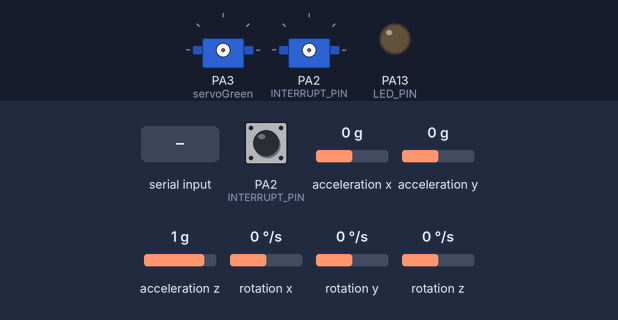
Bench run of a program on a simulated STM32 Blue Pill. On the bench: 2 × servo, output pins drawn as LEDs (lit = HIGH). Inputs (shaded band) come from the test bench; at power-on: rotation z 0 °/s, acceleration z 1 g, acceleration x 0 g, acceleration y 0 g, PA2 (INTERRUPT_PIN) LOW, rotation x 0 °/s, rotation y 0 °/s. The sensor or clock chip raises its interrupt line as the real part does; what the program prints to the serial monitor is not drawn.

Above: at 0.8 s.
0.9 s: "1\n" received over Serial
At 1.53 s:
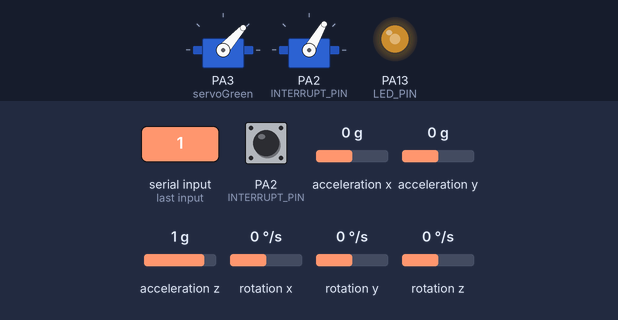
3.9 s: rotation z set to -192 °/s
At 4.73 s:
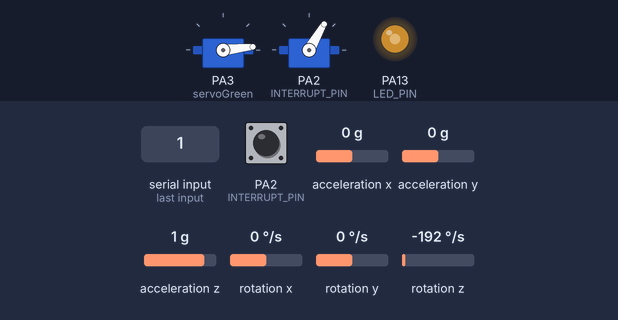
6.9 s: acceleration z set to 0.1 g
At 7.44 s:
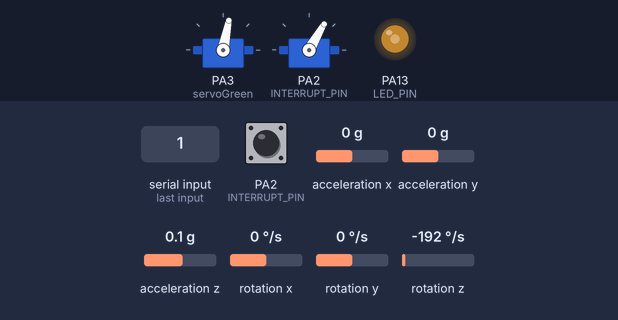
9.9 s: acceleration z set to -0.2 g
12.9 s: acceleration x set to 0.8 g
At 15.53 s:
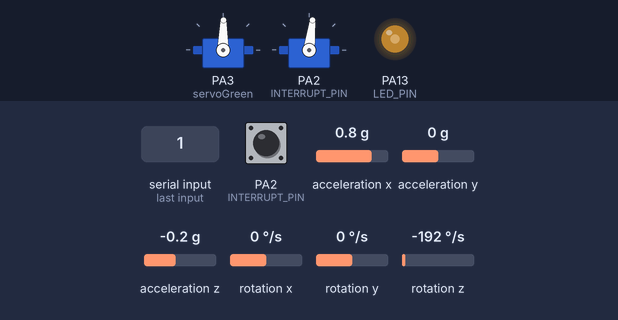
15.9 s: acceleration y set to -1.4 g
Timing chart, 0 to 27.8 s (numbered marks = the images above; inputs shaded):
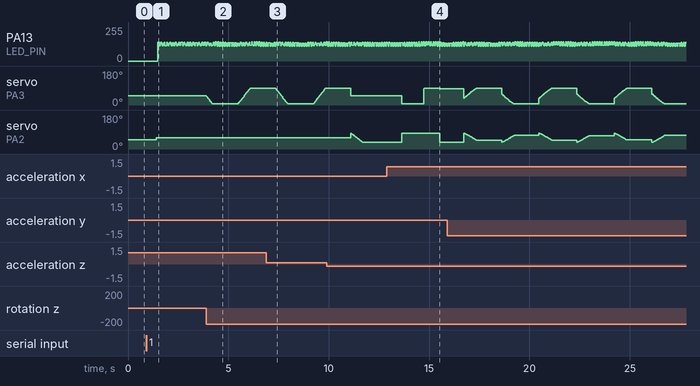

Measured:
- after the input at 0.9 s, servo on PA2 (INTERRUPT_PIN): 48° → 60° after 0.51 s
- after the input at 12.9 s, servo on PA3 (servoGreen): 48° → 7° after 0.75 s, → 89° 1.1 s later, → 87° 0.80 s later

The program:

main.cpp
```cpp
// I2Cdev and MPU6050 must be installed as libraries, or else the .cpp/.h files
// for both classes must be in the include path of your project
#include <Arduino.h>
#include <Servo.h>

#include "I2Cdev.h"
#include "MPU6050_6Axis_MotionApps20.h"
//#include "MPU6050.h" // not necessary if using MotionApps include file

// Arduino Wire library is required if I2Cdev I2CDEV_ARDUINO_WIRE implementation
// is used in I2Cdev.h
#if I2CDEV_IMPLEMENTATION == I2CDEV_ARDUINO_WIRE
#include "Wire.h"
#endif

// class default I2C address is 0x68
// specific I2C addresses may be passed as a parameter here
// AD0 low = 0x68 (default for SparkFun breakout and InvenSense evaluation
// board) AD0 high = 0x69
MPU6050 mpu;
// MPU6050 mpu(0x69); // <-- use for AD0 high

Servo servoGreen;  // create servo object to control a servo
Servo servoPink;
int potpin = 0;

/* =========================================================================
   NOTE: In addition to connection 3.3v, GND, SDA, and SCL, this sketch
   depends on the MPU-6050's INT pin being connected to the Arduino's
   external interrupt #0 pin. On the Arduino Uno and Mega 2560, this is
   digital I/O pin 2.
 * ========================================================================= */

#define INTERRUPT_PIN 2  // use pin 2 on Arduino Uno & most boards
#define LED_PIN 13       // (Arduino is 13, Teensy is 11, Teensy++ is 6)
bool blinkState = false;

// MPU control/status vars
bool dmpReady = false;  // set true if DMP init was successful
uint8_t mpuIntStatus;   // holds actual interrupt status byte from MPU
uint8_t devStatus;    // return status after each device operation (0 = success,
                      // !0 = error)
uint16_t packetSize;  // expected DMP packet size (default is 42 bytes)
uint16_t fifoCount;   // count of all bytes currently in FIFO
uint8_t fifoBuffer[64];  // FIFO storage buffer

// orientation/motion vars
Quaternion q;    // [w, x, y, z]         quaternion container
VectorInt16 aa;  // [x, y, z]            accel sensor measurements
VectorInt16
    aaReal;  // [x, y, z]            gravity-free accel sensor measurements
VectorInt16
    aaWorld;  // [x, y, z]            world-frame accel sensor measurements
VectorFloat gravity;  // [x, y, z]            gravity vector
float euler[3];       // [psi, theta, phi]    Euler angle container
float
    ypr[3];  // [yaw, pitch, roll]   yaw/pitch/roll container and gravity vector

// packet structure for InvenSense teapot demo
uint8_t teapotPacket[14] = {'$', 0x02, 0, 0,    0,    0,    0,
                            0,   0,    0, 0x00, 0x00, '\r', '\n'};

// ================================================================
// ===               INTERRUPT DETECTION ROUTINE                ===
// ================================================================

volatile bool mpuInterrupt =
    false;  // indicates whether MPU interrupt pin has gone high
void dmpDataReady() { mpuInterrupt = true; }

// ================================================================
// ===                      INITIAL SETUP                       ===
// ================================================================

void setup() {
// join I2C bus (I2Cdev library doesn't do this automatically)
#if I2CDEV_IMPLEMENTATION == I2CDEV_ARDUINO_WIRE
    Wire.begin();
    Wire.setClock(400000);  // 400kHz I2C clock. Comment this line if having
                            // compilation difficulties
#elif I2CDEV_IMPLEMENTATION == I2CDEV_BUILTIN_FASTWIRE
    Fastwire::setup(400, true);
#endif

    // initialize serial communication
    // (115200 chosen because it is required for Teapot Demo output, but it's
    // really up to you depending on your project)
    Serial.begin(115200);
    while (!Serial)
        ;  // wait for Leonardo enumeration, others continue immediately

    // NOTE: 8MHz or slower host processors, like the Teensy @ 3.3V or Arduino
    // Pro Mini running at 3.3V, cannot handle this baud rate reliably due to
    // the baud timing being too misaligned with processor ticks. You must use
    // 38400 or slower in these cases, or use some kind of external separate
    // crystal solution for the UART timer.

    // initialize device
    Serial.println(F("Initializing I2C devices..."));
    mpu.initialize();
    pinMode(INTERRUPT_PIN, INPUT);

    // verify connection
    Serial.println(F("Testing device connections..."));
    Serial.println(mpu.testConnection() ? F("MPU6050 connection successful")
                                        : F("MPU6050 connection failed"));

    // wait for ready
    Serial.println(
        F("\nSend any character to begin DMP programming and demo: "));
    while (Serial.available() && Serial.read())
        ;  // empty buffer
    while (!Serial.available())
        ;  // wait for data
    while (Serial.available() && Serial.read())
        ;  // empty buffer again

    // load and configure the DMP
    Serial.println(F("Initializing DMP..."));
    devStatus = mpu.dmpInitialize();

    // supply your own gyro offsets here, scaled for min sensitivity
    mpu.setXGyroOffset(220);
    mpu.setYGyroOffset(76);
    mpu.setZGyroOffset(-85);
    mpu.setZAccelOffset(1788);  // 1688 factory default for my test chip

    // make sure it worked (returns 0 if so)
    if (devStatus == 0) {
        // Calibration Time: generate offsets and calibrate our MPU6050
        mpu.CalibrateAccel(6);
        mpu.CalibrateGyro(6);
        mpu.PrintActiveOffsets();
        // turn on the DMP, now that it's ready
        Serial.println(F("Enabling DMP..."));
        mpu.setDMPEnabled(true);

        // enable Arduino interrupt detection
        Serial.print(
            F("Enabling interrupt detection (Arduino external interrupt "));
        Serial.print(digitalPinToInterrupt(INTERRUPT_PIN));
        Serial.println(F(")..."));
        attachInterrupt(digitalPinToInterrupt(INTERRUPT_PIN), dmpDataReady,
                        RISING);
        mpuIntStatus = mpu.getIntStatus();

        // set our DMP Ready flag so the main loop() function knows it's okay to
        // use it
        Serial.println(F("DMP ready! Waiting for first interrupt..."));
        dmpReady = true;

        // get expected DMP packet size for later comparison
        packetSize = mpu.dmpGetFIFOPacketSize();
    } else {
        // ERROR!
        // 1 = initial memory load failed
        // 2 = DMP configuration updates failed
        // (if it's going to break, usually the code will be 1)
        Serial.print(F("DMP Initialization failed (code "));
        Serial.print(devStatus);
        Serial.println(F(")"));
    }

    // configure LED for output
    pinMode(LED_PIN, OUTPUT);

    // Control Servos
    servoGreen.attach(A3, 1000, 2500);
    servoPink.attach(A2, 1000, 2500);

    servoPink.write(48);
    servoGreen.write(48);
}

// ================================================================
// ===                    MAIN PROGRAM LOOP                     ===
// ================================================================

void loop() {
    // if programming failed, don't try to do anything
    if (!dmpReady) return;
    // read a packet from FIFO
    if (mpu.dmpGetCurrentFIFOPacket(fifoBuffer)) {  // Get the Latest packet
        // display quaternion values in easy matrix form: w x y z
        mpu.dmpGetQuaternion(&q, fifoBuffer);
        Serial.print("quat (wxyz)\t");
        Serial.print(q.w);
        Serial.print("\t");
        Serial.print(q.x);
        Serial.print("\t");
        Serial.print(q.y);
        Serial.print("\t");
        Serial.println(q.z);

        // blink LED to indicate activity
        blinkState = !blinkState;
        digitalWrite(LED_PIN, blinkState);

        // Z green (bottom).
        // Y pink (top).

        // [-1, 1]
        // + 1
        // [0, 2]
        // * 50
        // [0, 100]

        // new attempt

        // [-1, 1]
        // + 0.5
        // [-0.5, 1.5]
        // * 100
        // [-50, 150]

        // trim
        // [0, 100]

        float g_quat = (q.z + 0.5) * 100;
        float p_quat = (q.y + 0.5) * 100;

        if (0 > g_quat || g_quat > 100) {
            Serial.print("Received bad values for 'g' motor: ");
            Serial.print(g_quat);
            Serial.println();
            // exit(0);
            return;
        }
        if (0 > p_quat || p_quat > 100) {
            Serial.print("Received bad values for 'p' motor: ");
            Serial.print(p_quat);
            Serial.println();
            // exit(0);
            return;
        }

        long g_val = map(g_quat, 0, 100, 6, 90);
        long p_val = map(p_quat, 0, 100, 35, 85);

        Serial.printf("val g: %d\n", g_val);
        Serial.printf("val p: %d\n", p_val);

        servoGreen.write(g_val);
        servoPink.write(p_val);
    }
}
```
